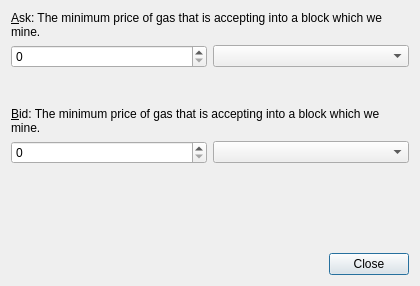
<?xml version="1.0" encoding="UTF-8"?>
<ui version="4.0">
 <class>GasPricing</class>
 <widget class="QDialog" name="GasPricing">
  <property name="geometry">
   <rect>
    <x>0</x>
    <y>0</y>
    <width>416</width>
    <height>286</height>
   </rect>
  </property>
  <property name="windowTitle">
   <string>Gas Pricing</string>
  </property>
  <layout class="QGridLayout" name="gridLayout">
   <item row="3" column="0" colspan="2">
    <spacer name="verticalSpacer">
     <property name="orientation">
      <enum>Qt::Vertical</enum>
     </property>
     <property name="sizeHint" stdset="0">
      <size>
       <width>398</width>
       <height>45</height>
      </size>
     </property>
    </spacer>
   </item>
   <item row="4" column="0" colspan="2">
    <widget class="QLabel" name="label5_3">
     <property name="text">
      <string>&amp;Bid: The minimum price of gas that is accepting into a block which we mine.</string>
     </property>
     <property name="alignment">
      <set>Qt::AlignLeading|Qt::AlignLeft|Qt::AlignTop</set>
     </property>
     <property name="wordWrap">
      <bool>true</bool>
     </property>
     <property name="buddy">
      <cstring>bidValue</cstring>
     </property>
    </widget>
   </item>
   <item row="1" column="0">
    <widget class="QSpinBox" name="askValue">
     <property name="suffix">
      <string/>
     </property>
     <property name="maximum">
      <number>430000000</number>
     </property>
     <property name="value">
      <number>0</number>
     </property>
    </widget>
   </item>
   <item row="10" column="0" colspan="2">
    <layout class="QHBoxLayout" name="horizontalLayout">
     <item>
      <spacer name="horizontalSpacer">
       <property name="orientation">
        <enum>Qt::Horizontal</enum>
       </property>
       <property name="sizeHint" stdset="0">
        <size>
         <width>40</width>
         <height>20</height>
        </size>
       </property>
      </spacer>
     </item>
     <item>
      <widget class="QPushButton" name="close">
       <property name="text">
        <string>Close</string>
       </property>
       <property name="default">
        <bool>true</bool>
       </property>
      </widget>
     </item>
    </layout>
   </item>
   <item row="0" column="0" colspan="2">
    <widget class="QLabel" name="label5_2">
     <property name="text">
      <string>&amp;Ask: The minimum price of gas that is accepting into a block which we mine.</string>
     </property>
     <property name="alignment">
      <set>Qt::AlignLeading|Qt::AlignLeft|Qt::AlignTop</set>
     </property>
     <property name="wordWrap">
      <bool>true</bool>
     </property>
     <property name="buddy">
      <cstring>askValue</cstring>
     </property>
    </widget>
   </item>
   <item row="1" column="1">
    <widget class="QComboBox" name="askUnits"/>
   </item>
   <item row="5" column="0">
    <widget class="QSpinBox" name="bidValue">
     <property name="suffix">
      <string/>
     </property>
     <property name="maximum">
      <number>430000000</number>
     </property>
     <property name="value">
      <number>0</number>
     </property>
    </widget>
   </item>
   <item row="5" column="1">
    <widget class="QComboBox" name="bidUnits"/>
   </item>
   <item row="7" column="0" colspan="2">
    <spacer name="verticalSpacer_2">
     <property name="orientation">
      <enum>Qt::Vertical</enum>
     </property>
     <property name="sizeHint" stdset="0">
      <size>
       <width>20</width>
       <height>40</height>
      </size>
     </property>
    </spacer>
   </item>
   <item row="9" column="0" colspan="2">
    <spacer name="verticalSpacer_3">
     <property name="orientation">
      <enum>Qt::Vertical</enum>
     </property>
     <property name="sizeHint" stdset="0">
      <size>
       <width>20</width>
       <height>40</height>
      </size>
     </property>
    </spacer>
   </item>
   <item row="8" column="0" colspan="2">
    <spacer name="verticalSpacer_4">
     <property name="orientation">
      <enum>Qt::Vertical</enum>
     </property>
     <property name="sizeHint" stdset="0">
      <size>
       <width>20</width>
       <height>40</height>
      </size>
     </property>
    </spacer>
   </item>
  </layout>
 </widget>
 <resources/>
 <connections>
  <connection>
   <sender>close</sender>
   <signal>clicked()</signal>
   <receiver>GasPricing</receiver>
   <slot>accept()</slot>
   <hints>
    <hint type="sourcelabel">
     <x>387</x>
     <y>264</y>
    </hint>
    <hint type="destinationlabel">
     <x>240</x>
     <y>262</y>
    </hint>
   </hints>
  </connection>
 </connections>
</ui>
